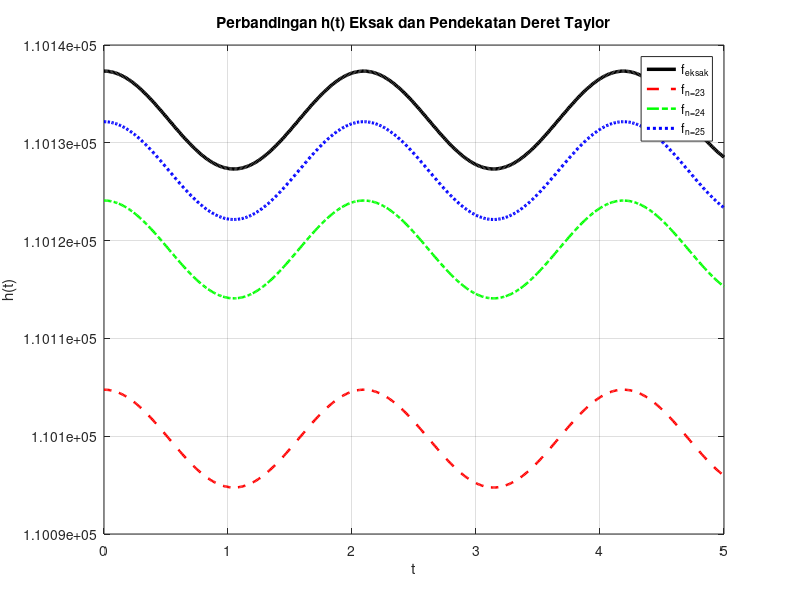
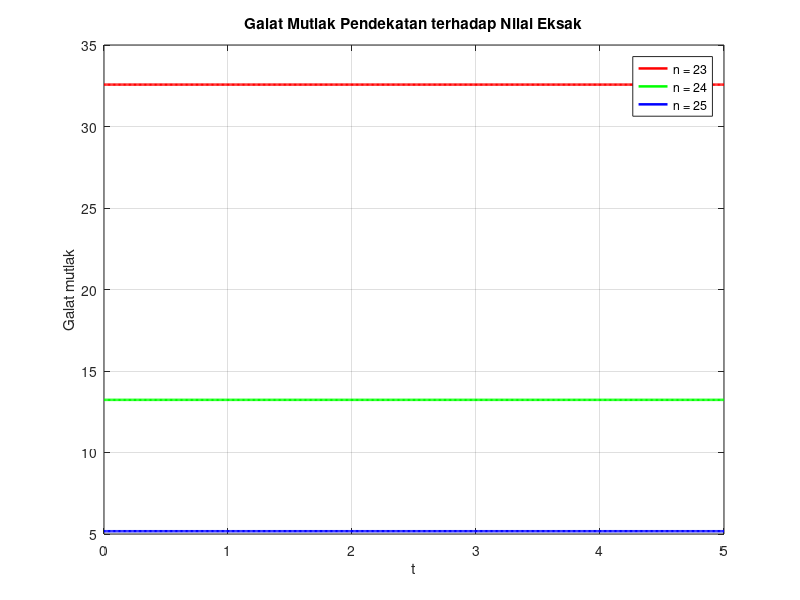

These charts were generated, in order, by the following MATLAB code:
%  KASUS 1 : Galat & Error Pemotongan (Deret Taylor cos(x) dan e^x)

function Kasus1_Galat()
clc; close all;

%% 1. PARAMETER MASUKAN
lambda = 12;            % panjang gelombang
v      = 36;            % kecepatan
x      = 10;            % nilai x pada suku e^x
h0     = 5;             % amplitudo awal
N      = [23 24 25];    % batas iterasi (jumlah suku deret Taylor)
t      = 0:0.01:5;      % rentang waktu 0 <= t <= 5 (501 titik)
theta  = (t*v)/lambda;  % argumen cos, yaitu t*v/lambda

%% 2. HITUNG NILAI EKSAK
h_eksak = h0*(cos(theta) + exp(x));

%% 3. HITUNG NILAI PENDEKATAN (deret Taylor dengan n suku)
h_aprx = zeros(numel(N), numel(t));
for m = 1:numel(N)
    n = N(m);
    h_aprx(m,:) = h0*(cos_taylor(theta, n) + exp_taylor(x, n));
end

%% 4. HITUNG GALAT
galat_mutlak   = abs(h_eksak - h_aprx);
galat_relatif  = galat_mutlak ./ abs(h_eksak) * 100;
rerata_mutlak  = mean(galat_mutlak, 2);
rerata_relatif = mean(galat_relatif, 2);
toleransi      = 1;

%% 5. TAMPILKAN HASIL DI COMMAND WINDOW
fprintf('===== KASUS 1 : GALAT & ERROR PEMOTONGAN =====\n');
fprintf('lambda = %d, v = %d, x = %d, h0 = %d, 0 <= t <= 5 (%d titik)\n\n', ...
        lambda, v, x, h0, numel(t));

fprintf('Galat pemotongan komponen e^x (eksak e^10 = %.6f)\n', exp(x));
for m = 1:numel(N)
    e_aprx = exp_taylor(x, N(m));
    fprintf('  n = %d : e^10 pendekatan = %.6f | galat = %.6f\n', ...
            N(m), e_aprx, abs(exp(x) - e_aprx));
end

fprintf('\nCuplikan nilai h(t)\n');
fprintf('%5s %16s %16s %16s %16s\n', 't', 'h eksak', 'h n=23', 'h n=24', 'h n=25');
idx = 1:100:numel(t);
for i = idx
    fprintf('%5.1f %16.4f %16.4f %16.4f %16.4f\n', ...
            t(i), h_eksak(i), h_aprx(1,i), h_aprx(2,i), h_aprx(3,i));
end

fprintf('\nPerbandingan rerata galat (batas toleransi = %d%%)\n', toleransi);
fprintf('%4s | %20s | %24s | %s\n', 'n', 'Rerata galat mutlak', ...
        'Rerata galat relatif (%)', 'Status');
for m = 1:numel(N)
    if rerata_relatif(m) < toleransi
        status = 'LAYAK';
    else
        status = 'TIDAK LAYAK';
    end
    fprintf('%4d | %20.6f | %24.6f | %s\n', N(m), ...
            rerata_mutlak(m), rerata_relatif(m), status);
end

%% 6. GAMBAR GRAFIK
% Grafik 1 : keempat fungsi dalam satu plot
figure(1);
plot(t, h_eksak,    'k-',  'LineWidth', 2.5); hold on;
plot(t, h_aprx(1,:), 'r--', 'LineWidth', 1.8);
plot(t, h_aprx(2,:), 'g-.', 'LineWidth', 1.8);
plot(t, h_aprx(3,:), 'b:',  'LineWidth', 2.2);
hold off; grid on;
xlabel('t'); ylabel('h(t)');
title('Perbandingan h(t) Eksak dan Pendekatan Deret Taylor');
legend('f_{eksak}', 'f_{n=23}', 'f_{n=24}', 'f_{n=25}', 'Location', 'northeast');

% Grafik 2 : galat mutlak terhadap t
figure(2);
plot(t, galat_mutlak(1,:), 'r-',  'LineWidth', 1.8); hold on;
plot(t, galat_mutlak(2,:), 'g-',  'LineWidth', 1.8);
plot(t, galat_mutlak(3,:), 'b-',  'LineWidth', 1.8);
hold off; grid on;
xlabel('t'); ylabel('Galat mutlak');
title('Galat Mutlak Pendekatan terhadap Nilai Eksak');
legend('n = 23', 'n = 24', 'n = 25', 'Location', 'northeast');
end

%% =========================== FUNGSI PENDUKUNG (subfungsi) ===========================

function y = cos_taylor(x, n)
% Deret Maclaurin cos(x) = sum_{k=0}^{n-1} (-1)^k x^(2k) / (2k)!
    y = zeros(size(x));
    for k = 0:n-1
        y = y + ((-1)^k) * x.^(2*k) / factorial(2*k);
    end
end

function y = exp_taylor(x, n)
% Deret Maclaurin e^x = sum_{k=0}^{n-1} x^k / k!
    y = zeros(size(x));
    for k = 0:n-1
        y = y + x.^k / factorial(k);
    end
end
